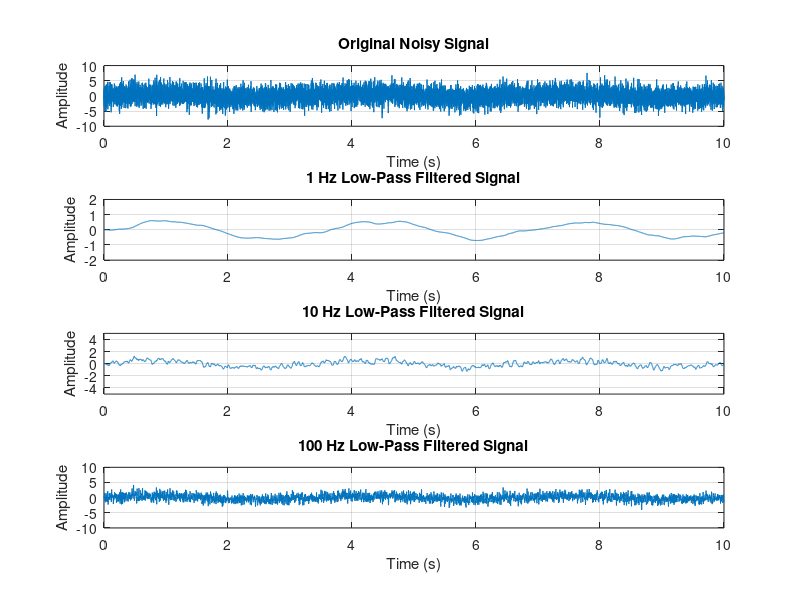
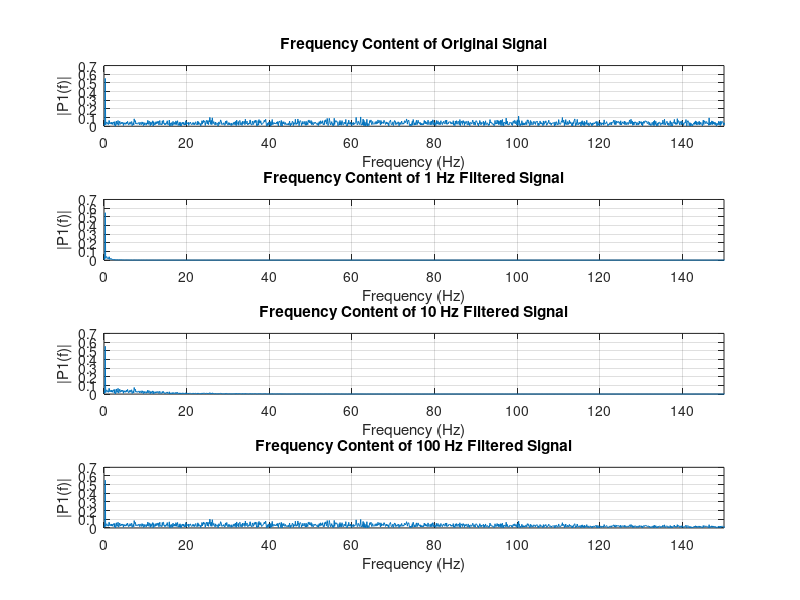
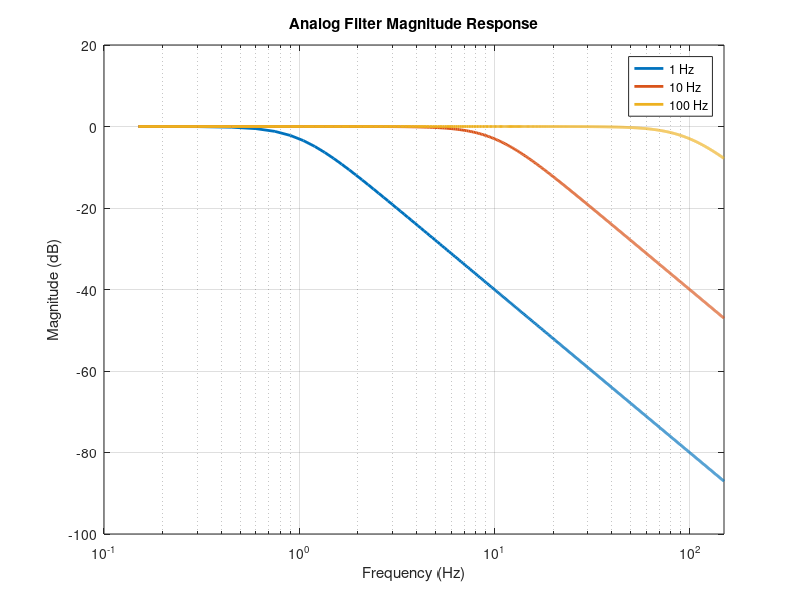
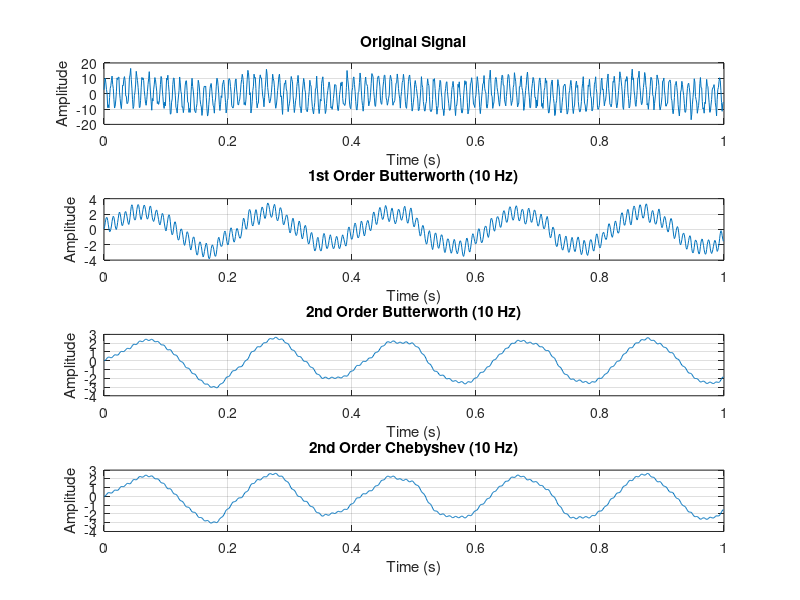

Write MATLAB code to recreate these figures, in order.
clear;
close all;
clc;

%% Signal Generation
fs = 1000;               % Sampling frequency (Hz)
t_duration = 10;        
dt = 1/fs;               % Time step
t = 0:dt:t_duration-dt;  
f_signal = 0.3;          % Signal frequency (Hz)
noise_std = 2;           

% Generate original signal with noise
pure_signal = 0.5 * sin(2*pi*f_signal*t);
noise = noise_std * randn(size(t));  % Zero mean, std = 2
noisy_signal = pure_signal + noise;

%% Analog Filter Design
% Design analog Butterworth low-pass filters with different cutoffs
Wn1 = 2*pi*1;           % 1 Hz cutoff in rad/sec
Wn2 = 2*pi*10;          % 10 Hz 
Wn3 = 2*pi*100;         % 100 Hz 

% Create analog filters (2nd order)
[b1, a1] = butter(2, Wn1, 's');  
[b2, a2] = butter(2, Wn2, 's');
[b3, a3] = butter(2, Wn3, 's');

% Create transfer function systems
sys1 = tf(b1, a1);
sys2 = tf(b2, a2);
sys3 = tf(b3, a3);

% Filter signals
filtered_1Hz = lsim(sys1, noisy_signal, t);
filtered_10Hz = lsim(sys2, noisy_signal, t);
filtered_100Hz = lsim(sys3, noisy_signal, t);

%% Time Domain Plots
figure('Position', [100, 100, 800, 600]);

subplot(4,1,1);
plot(t, noisy_signal);
title('Original Noisy Signal');
xlabel('Time (s)');
ylabel('Amplitude');
grid on;
ylim([-10 10]);

subplot(4,1,2);
plot(t, filtered_1Hz);
title('1 Hz Low-Pass Filtered Signal');
xlabel('Time (s)');
ylabel('Amplitude');
grid on;
ylim([-2 2]);

subplot(4,1,3);
plot(t, filtered_10Hz);
title('10 Hz Low-Pass Filtered Signal');
xlabel('Time (s)');
ylabel('Amplitude');
grid on;
ylim([-5 5]);

subplot(4,1,4);
plot(t, filtered_100Hz);
title('100 Hz Low-Pass Filtered Signal');
xlabel('Time (s)');
ylabel('Amplitude');
grid on;
ylim([-10 10]);

%% Frequency Domain Analysis
% Compute frequency content using FFT
L = length(t);
f = fs*(0:(L/2))/L;  % Frequency vector for plotting

% Original signal FFT
Y = fft(noisy_signal);
P2 = abs(Y/L);
P1 = P2(1:L/2+1);
P1(2:end-1) = 2*P1(2:end-1);

% 1 Hz filter FFT
Y1 = fft(filtered_1Hz);
P2_1 = abs(Y1/L);
P1_1 = P2_1(1:L/2+1);
P1_1(2:end-1) = 2*P1_1(2:end-1);

% 10 Hz filter FFT
Y2 = fft(filtered_10Hz);
P2_2 = abs(Y2/L);
P1_2 = P2_2(1:L/2+1);
P1_2(2:end-1) = 2*P1_2(2:end-1);

% 100 Hz filter FFT
Y3 = fft(filtered_100Hz);
P2_3 = abs(Y3/L);
P1_3 = P2_3(1:L/2+1);
P1_3(2:end-1) = 2*P1_3(2:end-1);

% Plot frequency content
figure('Position', [100, 100, 800, 600]);

subplot(4,1,1);
plot(f, P1);
title('Frequency Content of Original Signal');
xlabel('Frequency (Hz)');
ylabel('|P1(f)|');
xlim([0 150]);
grid on;

subplot(4,1,2);
plot(f, P1_1);
title('Frequency Content of 1 Hz Filtered Signal');
xlabel('Frequency (Hz)');
ylabel('|P1(f)|');
xlim([0 150]);
grid on;

subplot(4,1,3);
plot(f, P1_2);
title('Frequency Content of 10 Hz Filtered Signal');
xlabel('Frequency (Hz)');
ylabel('|P1(f)|');
xlim([0 150]);
grid on;

subplot(4,1,4);
plot(f, P1_3);
title('Frequency Content of 100 Hz Filtered Signal');
xlabel('Frequency (Hz)');
ylabel('|P1(f)|');
xlim([0 150]);
grid on;

%% Additional Analysis - Filter Frequency Response
figure('Position', [100, 100, 800, 400]);

% Frequency vector for filter response (0 to 150 Hz)
w = linspace(0, 2*pi*150, 1000);

% Get frequency response
[mag1, phase1] = bode(sys1, w);
[mag2, phase2] = bode(sys2, w);
[mag3, phase3] = bode(sys3, w);

% Convert rad/s to Hz for plotting
f_resp = w/(2*pi);

% Plot magnitude response
subplot(1,1,1);
semilogx(f_resp, 20*log10(squeeze(mag1)), 'LineWidth', 2);
hold on;
semilogx(f_resp, 20*log10(squeeze(mag2)), 'LineWidth', 2);
semilogx(f_resp, 20*log10(squeeze(mag3)), 'LineWidth', 2);
hold off;

title('Analog Filter Magnitude Response');
xlabel('Frequency (Hz)');
ylabel('Magnitude (dB)');
grid on;
legend('1 Hz', '10 Hz', '100 Hz');
xlim([0.1 150]);

%% Digital Filter
clear;

dt = 0.001;                   % Sampling time (1 ms)
fs = 1/dt;                    % Sampling frequency (1 kHz)
t_duration = 1;               % Signal duration (s)
N = 0:dt:t_duration-dt;       % Sample index vector
t = N;                        % Time vector

% Generate input signal: 2.5*sin(2*pi*5*N*dt) + 10*sin(2*pi*100*N*dt) + n(N*dt)
signal_5Hz = 2.5 * sin(2*pi*5*N);
signal_100Hz = 10 * sin(2*pi*100*N);
noise = 2 * randn(size(N));   % Zero mean, std = 2
x = signal_5Hz + signal_100Hz + noise;

% Design digital filters with 10 Hz passband
% 1st order Butterworth
[b_butter1, a_butter1] = butter(1, 10/(fs/2));

% 2nd order Butterworth 
[b_butter2, a_butter2] = butter(2, 10/(fs/2));

% 2nd order Chebyshev (with 1 dB passband ripple)
[b_cheby, a_cheby] = cheby1(2, 1, 10/(fs/2));

% Apply digital filters using filter function
y_butter1 = filter(b_butter1, a_butter1, x);
y_butter2 = filter(b_butter2, a_butter2, x);
y_cheby = filter(b_cheby, a_cheby, x);

% Time domain plots
figure;
subplot(4,1,1);
plot(t, x);
title('Original Signal');
xlabel('Time (s)');
ylabel('Amplitude');
grid on;

subplot(4,1,2);
plot(t, y_butter1);
title('1st Order Butterworth (10 Hz)');
xlabel('Time (s)');
ylabel('Amplitude');
grid on;

subplot(4,1,3);
plot(t, y_butter2);
title('2nd Order Butterworth (10 Hz)');
xlabel('Time (s)');
ylabel('Amplitude');
grid on;

subplot(4,1,4);
plot(t, y_cheby);
title('2nd Order Chebyshev (10 Hz)');
xlabel('Time (s)');
ylabel('Amplitude');
grid on;


%% Compute frequency content using FFT
L = length(t);
f = fs*(0:(L/2))/L;  % Frequency vector for plotting

% Original signal FFT
Y = fft(x);
P2 = abs(Y/L);
P1 = P2(1:L/2+1);
P1(2:end-1) = 2*P1(2:end-1);

% 1st order Butterworth FFT
Y_b1 = fft(y_butter1);
P2_b1 = abs(Y_b1/L);
P1_b1 = P2_b1(1:L/2+1);
P1_b1(2:end-1) = 2*P1_b1(2:end-1);

% 2nd order Butterworth FFT
Y_b2 = fft(y_butter2);
P2_b2 = abs(Y_b2/L);
P1_b2 = P2_b2(1:L/2+1);
P1_b2(2:end-1) = 2*P1_b2(2:end-1);

% 2nd order Chebyshev FFT
Y_c = fft(y_cheby);
P2_c = abs(Y_c/L);
P1_c = P2_c(1:L/2+1);
P1_c(2:end-1) = 2*P1_c(2:end-1);

% Plot frequency content
figure;
subplot(4,1,1);
plot(f, P1);
title('Frequency Content of Original Signal');
xlabel('Frequency (Hz)');
ylabel('|P1(f)|');
xlim([0 150]);
grid on;

subplot(4,1,2);
plot(f, P1_b1);
title('Frequency Content of 1st Order Butterworth Filtered Signal');
xlabel('Frequency (Hz)');
ylabel('|P1(f)|');
xlim([0 150]);
grid on;

subplot(4,1,3);
plot(f, P1_b2);
title('Frequency Content of 2nd Order Butterworth Filtered Signal');
xlabel('Frequency (Hz)');
ylabel('|P1(f)|');
xlim([0 150]);
grid on;

subplot(4,1,4);
plot(f, P1_c);
title('Frequency Content of 2nd Order Chebyshev Filtered Signal');
xlabel('Frequency (Hz)');
ylabel('|P1(f)|');
xlim([0 150]);
grid on;



%% Plot filter frequency response
figure;
[h1, w1] = freqz(b_butter1, a_butter1, 1024, fs);
[h2, w2] = freqz(b_butter2, a_butter2, 1024, fs);
[h3, w3] = freqz(b_cheby, a_cheby, 1024, fs);

subplot(2,1,1);
plot(w1, abs(h1), 'b', w2, abs(h2), 'r', w3, abs(h3), 'g');
title('Filter Magnitude Response');
xlabel('Frequency (Hz)');
ylabel('Magnitude');
legend('1st Order Butterworth', '2nd Order Butterworth', '2nd Order Chebyshev');
grid on;

subplot(2,1,2);
plot(w1, angle(h1), 'b', w2, angle(h2), 'r', w3, angle(h3), 'g');
title('Filter Phase Response');
xlabel('Frequency (Hz)');
ylabel('Phase (radians)');
legend('1st Order Butterworth', '2nd Order Butterworth', '2nd Order Chebyshev');
grid on;
